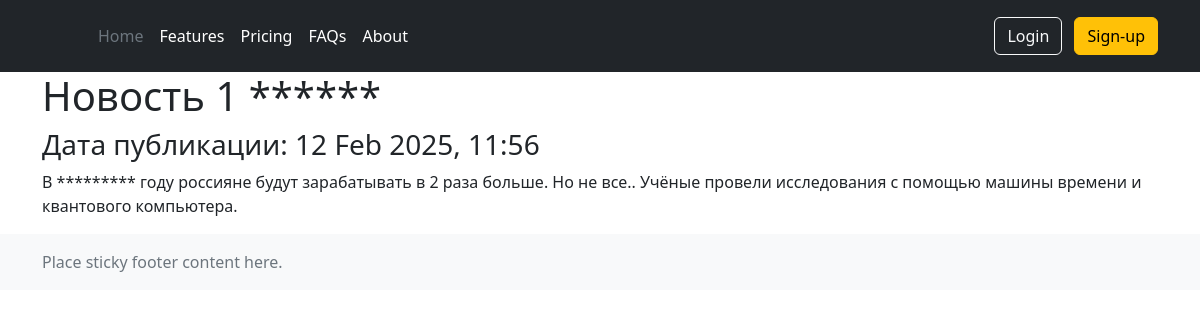
Screenshot of /news/1 with the database file from the repository.
### news/models.py (models this page shows, shortened)
class Post(models.Model):
    author = models.ForeignKey('Author', on_delete=models.CASCADE)
    NEWS = 'NW'
    ARTICLE = 'AR'
    CATEGORY_CHOICES = (
        (NEWS, 'Новость'),
        (ARTICLE, 'Статья'),
    )
    categoryType = models.CharField(max_length=2, choices=CATEGORY_CHOICES, default=ARTICLE)
    dateCreation = models.DateTimeField(auto_now_add=True)
    postCategory = models.ManyToManyField('Category', through='PostCategory')
    title = models.CharField(max_length=128)
    text = models.TextField()
    rating = models.SmallIntegerField(default=0)

### news/views.py (the view)
# urls.py: path('<int:pk>', PostDetail.as_view()),
class PostDetail(DetailView):
    model = Post # модель всё та же, но мы хотим получать детали конкретно отдельного товара
    template_name = 'news/new.html' # название шаблона будет product.html
    context_object_name = 'new' # название объекта

### news/templatetags/custom_filters.py (called while the page is built)
@register.filter(name='censor')
def censor(text):
    censors_words = ["успешным", "дольше", "следующем", "плохая", "ужасная", "сумасшедшая"]
    for word in censors_words:
        text = text.replace(word, '*' * len(word))
    return text

### news/templates/news/new.html (shortened to what this page needs)
{% extends 'layout/default.html' %}
{% load custom_filters %}
{% block content %}
<h1>{{ new.title|censor }}</h1>
<h3>Дата публикации: {{ new.dateCreation|date:'d M Y, H:i' }}</h3>
<p>{{ new.text|censor }}</p>
{% endblock content %}

### rows the page displays
Post: title|censor "Новость 1 ******", dateCreation "12 Feb 2025, 11:56", text|censor "В ********* году россияне будут зарабатывать в 2 раза больше. Но не все.. Учёные провели исследования с помощью машины времени и квантового компьютера."
